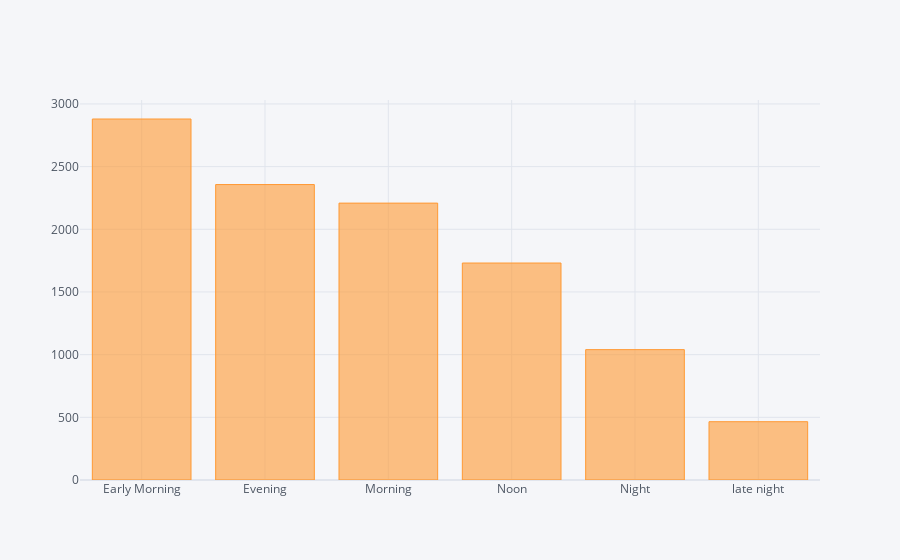

Notebook code for this chart:
### Code cell
import plotly
import cufflinks as cf
from cufflinks.offline import go_offline
from plotly.offline import plot , iplot , init_notebook_mode , download_plotlyjs
init_notebook_mode(connected=True)
cf.go_offline()
values.iplot(kind='bar')

### Figure 1 — Plotly figure (JSON) as saved in the notebook; plotly's stock layout.template omitted (floating-point values rounded to 4 significant figures)
{"data": [{"marker": {"color": "rgba(255, 153, 51, 0.6)", "line": {"color": "rgba(255, 153, 51, 1.0)", "width": 1}}, "name": "Dep_Time_hour", "orientation": "v", "text": "", "type": "bar", "x": ["Early Morning", "Evening", "Morning", "Noon", "Night", "late night"], "y": [2880, 2357, 2209, 1731, 1040, 465]}], "layout": {"legend": {"bgcolor": "#F5F6F9", "font": {"color": "#4D5663"}}, "paper_bgcolor": "#F5F6F9", "plot_bgcolor": "#F5F6F9", "title": {"font": {"color": "#4D5663"}}, "xaxis": {"gridcolor": "#E1E5ED", "showgrid": true, "tickfont": {"color": "#4D5663"}, "title": {"font": {"color": "#4D5663"}, "text": ""}, "zerolinecolor": "#E1E5ED"}, "yaxis": {"gridcolor": "#E1E5ED", "showgrid": true, "tickfont": {"color": "#4D5663"}, "title": {"font": {"color": "#4D5663"}, "text": ""}, "zerolinecolor": "#E1E5ED"}}}
